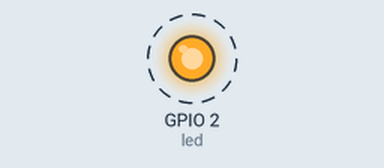
Recording of a sketch running on a simulated ESP32. On the bench: output pins drawn as LEDs (lit = HIGH). Dashed ring = blinking.

Above: at 0.12 s.
Timing chart, 0 to 3.0 s (numbered marks = the images above):
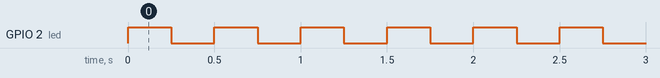

Measured:
- by itself, GPIO 2 (led): alternates HIGH for 0.25 s and LOW for 0.25 s

The sketch:

11-led-blinking.ino
```cpp
// Project #11 - LED blinking
// This code is part of the challenge 100 Arduino and ESP32 projects.
// You can find more information about this initiative at https://github.com/LucasFernandoChannel/one-hundred-projects-challenge
// Created by Lucas Fernando - check my Youtube channel at https://www.youtube.com/@lucasfernandochannel

#define led 2
#define waitTime 250

void setup() {
  pinMode(led, OUTPUT);
  digitalWrite(led, LOW);
}

void loop() {
  digitalWrite(led, HIGH);
  delay(waitTime);
  digitalWrite(led, LOW);
  delay(waitTime);
}
```
